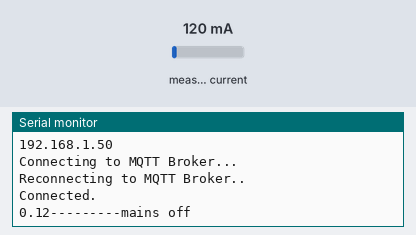
Bench run of a sketch on a simulated ESP8266 (NodeMCU). Parts: the last lines printed to the serial monitor. The inputs (shaded band) are chosen by the test bench; at power-on: measured current 120 mA. WiFi joins after 1.5 s; servers stay silent unless stated; random numbers use the default seed unless the sketch sets one; no MQTT or app messages arrive unless stated.

Above: at 2.7 s.
2.8 s: measured current set to 40 mA
At 3.9 s:
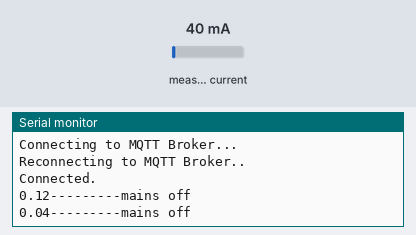
4.4 s: measured current set to 500 mA
At 5.8 s:
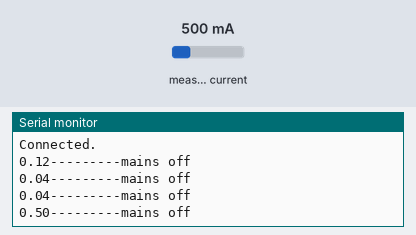
Timing chart, 0 to 7.4 s (numbered marks = the images above; inputs shaded):
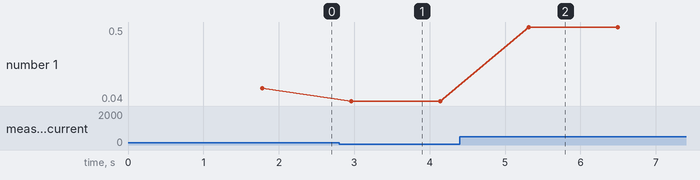

The sketch:

mains_status.ino.ino
```cpp
#include <ESP8266WiFi.h>
#include <PubSubClient.h>
#include "EmonLib.h"                   // Include Emon Library
EnergyMonitor emon1;                   // Create an instance

const char* mqtt_server = "192.168.43.1";
const char *ssid = "Blink-Speed";
const char *password = "12mt61r11";
long lastime = 0;

WiFiClient espClient;
PubSubClient client(espClient);
void setup_wifi() {
 delay(10);
  // We start by connecting to a WiFi network
  Serial.println();
  Serial.print("Connecting to ");
  Serial.println(ssid);

  WiFi.mode(WIFI_STA);
  WiFi.begin(ssid, password);

  while (WiFi.status() != WL_CONNECTED) {
    delay(500);
    Serial.print(".");
  }

 Serial.print("Connected - ");
 Serial.println(WiFi.localIP());
}

 void callback(char* topic, byte* payload, unsigned int length) {
 Serial.println("Callback");
 Serial.println((char) payload[0]);
}

void reconnect() {
 Serial.println("Connecting to MQTT Broker...");
 while (!client.connected()) {
     Serial.println("Reconnecting to MQTT Broker..");
     String clientId = "ESP8266Client-";
     clientId += String(random(0xffff), HEX);

     if (client.connect(clientId.c_str())) {
       Serial.println("Connected.");
       // subscribe to topic
     }
 }
}

void setup() {
   Serial.begin(9600);
   setup_wifi();
   client.setServer(mqtt_server, 1883);
   client.setCallback(callback);
   Serial.println(WiFi.localIP());

   emon1.current(A0, 111.1);             // Current: input pin, calibration.
}

void loop() {

 if (!client.connected()){
      reconnect();
 }
      client.loop();

  double Irms = emon1.calcIrms(1480);  // Calculate Irms only
    Serial.print(Irms);
    Serial.print("---------");
   if(Irms>10){
    //Serial.println("Publishing data..");
    client.publish("/esp8266/main", "MAINS ON");
    Serial.println("mains on");
   }

   else{
     client.publish("/esp8266/main", "MAINS OFF");
     Serial.println("mains off");
     }
  delay(1000);
 }
```

Measured:
- after the input at 2.8 s, the serial monitor: prints a new line after 0.16 s (image 1)
- after the input at 4.4 s, the serial monitor: prints a new line after 0.92 s (image 2)
- plotted number 1: 0.12 → 0.04 after the input at 2.8 s, 0.04 → 0.5 after the input at 4.4 s
